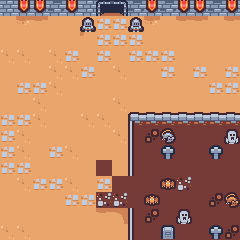

This game map was drawn from its Tiled (.tmx) file and the tilesets committed beside it. A one-line description and the full map source follow:
An orthogonal 15x15 tile map with 16x16 px tiles, 2 tile layers (Camada de Blocos 1, Camada de Blocos 2).

<map version="1.10" tiledversion="1.11.0" orientation="orthogonal" renderorder="right-down" width="15" height="15" tilewidth="16" tileheight="16" infinite="0" nextlayerid="3" nextobjectid="1">
 <tileset firstgid="1" source="../maps_design/tiles.tsx" />
 <layer id="1" name="Camada de Blocos 1" width="15" height="15">
  <data encoding="csv">
41,30,30,15,30,41,11,12,15,30,15,30,30,15,30,
49,52,51,49,49,49,43,43,49,52,49,51,51,49,51,
49,49,49,49,49,54,43,43,43,49,49,49,49,49,49,
50,50,49,50,43,49,43,49,43,43,43,49,49,49,49,
49,49,49,50,50,43,49,50,49,49,43,49,43,49,43,
49,43,43,50,49,49,49,49,49,49,49,49,49,43,43,
49,49,50,49,49,49,49,50,49,49,49,49,49,49,49,
43,43,50,49,49,50,50,49,5,27,27,27,27,27,27,
43,50,49,49,49,49,49,50,16,13,1,1,1,1,1,
43,50,49,43,50,49,49,49,16,1,1,1,1,1,1,
43,43,49,49,49,49,1,49,16,1,1,1,1,1,1,
49,50,43,43,50,49,43,1,1,1,1,25,1,1,1,
49,49,49,49,43,43,25,25,1,1,1,1,1,13,1,
49,49,49,49,49,49,51,53,16,13,1,1,1,1,1,
50,50,49,49,49,49,49,49,16,1,1,1,1,1,13
</data>
 </layer>
 <layer id="2" name="Camada de Blocos 2" width="15" height="15">
  <data encoding="csv">
0,0,0,0,0,0,0,0,0,0,0,0,0,0,0,
0,0,0,0,0,97,0,0,97,0,0,0,0,0,0,
0,0,0,0,0,0,0,0,0,0,0,0,0,0,0,
0,0,0,0,0,0,0,0,0,0,0,0,0,0,0,
0,0,0,0,0,0,0,0,0,0,0,0,0,0,0,
0,0,0,0,0,0,0,0,0,0,0,0,0,0,0,
0,0,0,0,0,0,0,0,0,0,0,0,0,0,0,
0,0,0,0,0,0,0,0,0,0,0,0,0,0,0,
0,0,0,0,0,0,0,0,0,0,125,0,0,0,122,
0,0,0,0,0,0,0,0,0,0,65,0,0,65,0,
0,0,0,0,0,0,0,0,0,0,0,0,0,0,0,
0,0,0,0,0,0,0,0,0,0,121,0,0,0,0,
0,0,0,0,0,0,0,0,0,121,0,0,0,0,124,
0,0,0,0,0,0,0,0,0,0,0,122,0,0,0,
0,0,0,0,0,0,0,0,0,0,66,0,0,65,0
</data>
 </layer>
</map>
